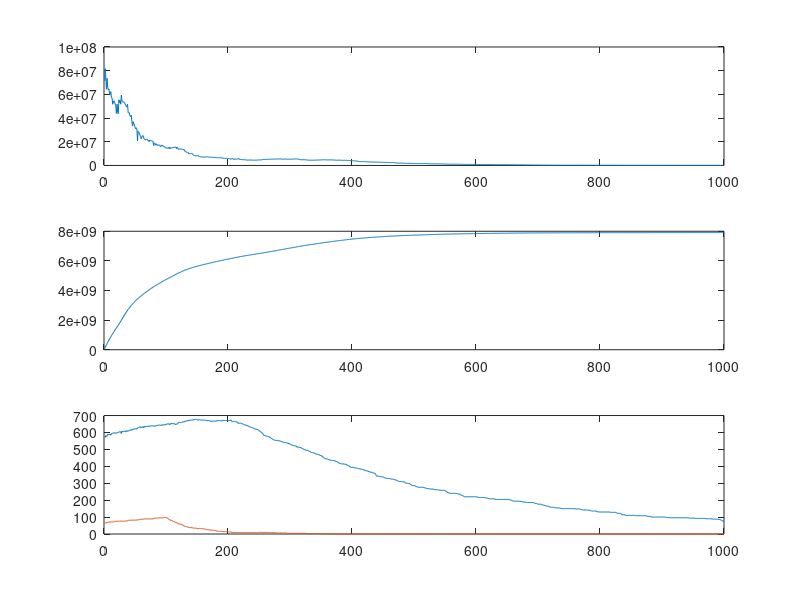

The MATLAB script that drew this image:
clear;

data=csvread('data-rate.csv',1,0);
[m,n]=size(data);


gold = 0;
A=zeros(1,1000);
B=zeros(1,1000);
sunhao=0;
bitcoin = 0;
cash = 1000;

for j=1:1000
    for i =30:m
            zz=j*0.0001;
            bitupper=data(i,1)-zz;
            goldupper=data(i,2)-zz;
            
        if(bitupper>0&&goldupper>0)
            case1=(cash*0.98+bitcoin)*data(i,1)-cash*0.02;
            case2=(cash*0.99+gold)*data(i,1)-cash*0.1;
            
            if(case1-case2>0&&case1>0)
                bitcoin=bitcoin+cash*0.98;
                sunhao=sunhao+cash*0.02;
                
                if(cash~=0)
                    A(1,j)=A(1,j)+1;
                end
                cash=0;
            elseif(case2-case1>0&&case2>0)
                    gold=gold+cash*0.99;
                    sunhao=sunhao+cash*0.01;
                    
                    if(cash~=0)
                        B(1,j)=B(1,j)+1;
                    end
                    cash=0;
            end
            
        elseif(bitupper>0&&goldupper<0)
            case1=(cash*0.98+bitcoin+gold*0.99*0.98)*data(i,1)-(cash+gold*0.99)*0.02;
            if(case1>0)
                bitcoin=bitcoin+cash*0.98+gold*0.99*0.98;
                sunhao=sunhao+cash*0.02+gold*0.01+gold*0.99*0.02;
                
                if(cash~=0&&gold==0)
                    A(1,j)=A(1,j)+1;
                elseif(gold~=0)
                        A(1,j)=A(1,j)+1;
                        B(1,j)=B(1,j)+1;
                end
                cash=0;
                gold=0;
            else
                cash=cash+gold*0.99;
                sunhao=sunhao+gold*0.01;
                
                if(gold~=0)
                        B(1,j)=B(1,j)+1;
                end
                    gold=0;
            end
            
        elseif(goldupper>0&&bitupper<0)
            case1=(cash*0.99+gold+bitcoin*0.99*0.98)*data(i,2)-(cash+bitcoin*0.98)*0.01;
            if(case1>0)
                gold=gold+cash*0.99+bitcoin*0.99*0.98;
                sunhao=sunhao+cash*0.01+bitcoin*0.02+bitcoin*0.98*0.01;
                
                if(cash~=0&&bitcoin==0)
                    A(1,j)=A(1,j)+1;
                end
                if(bitcoin~=0)
                        B(1,j)=B(1,j)+1;
                end
                cash=0;
                bitcoin=0;
            else
                cash=cash+bitcoin*0.98;
                sunhao=sunhao+bitcoin*0.02;
                
                if(bitcoin~=0)
                    A(1,j)=A(1,j)+1;
                end
                bitcoin=0;
            end
        elseif(goldupper<0&&bitupper<0)
            cash=cash+bitcoin*0.98+gold*0.99;
            sunhao=sunhao+bitcoin*0.02+gold*0.01;
            
            if(bitcoin~=0)
                    A(1,j)=A(1,j)+1;
                end
            if(gold~=0)
                        B(1,j)=B(1,j)+1;
            end
            bitcoin=0;
            gold=0;
        end
        bitcoin=bitcoin*(1+data(i,1));
        if(data(i,2)==0)
            gold=gold;
        else
            gold=gold*(1+data(i,2));
        end
    end
    Cash(j)=cash+bitcoin*0.98+gold*0.99;
    Sunhao(j)=sunhao;
    bitcoin = 0;
    gold=0;
    cash = 1000;
end
figure
subplot(3,1,1)
plot(Cash)
subplot(3,1,2)
plot(Sunhao)
subplot(3,1,3)
plot(A)
hold on
plot(B)
hold off
